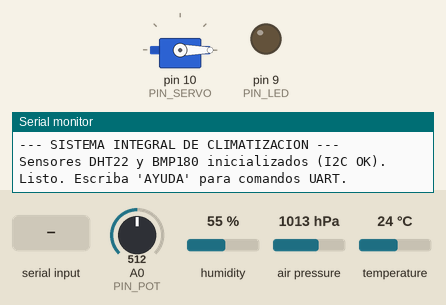
This program was run on a simulated Arduino Uno, built with avr-gcc and run on an emulated ATmega328P. On the bench: servo, output pins drawn as LEDs (lit = HIGH), the last lines printed to the serial monitor. The inputs (shaded band) are chosen by the test bench; at power-on: temperature 24 °C, A0 (PIN_POT) = 512, humidity 55 %, air pressure 1013 hPa.

Above: at 1.2 s.
1.3 s: "ABRIR\n" received over Serial
At 1.9 s:
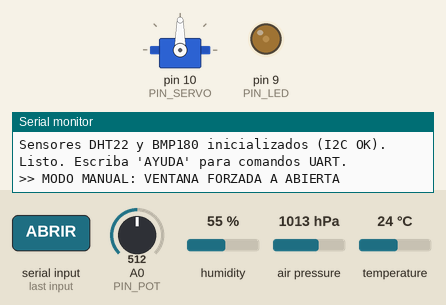
2.8 s: "CERRAR\n" received over Serial
At 3.1 s:
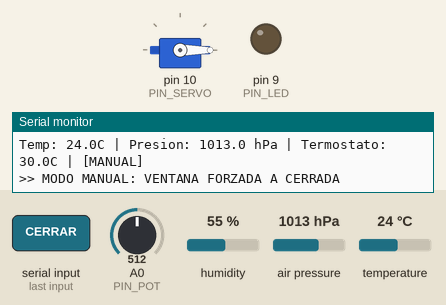
4.3 s: "AUTO\n" received over Serial
7.5 s: temperature set to 29.3 °C
9.2 s: temperature set to 30.7 °C
At 11.1 s:
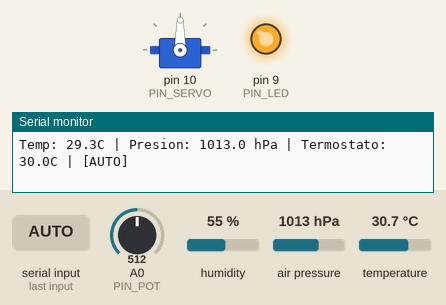
11.5 s: temperature set to 12 °C
At 12.8 s:
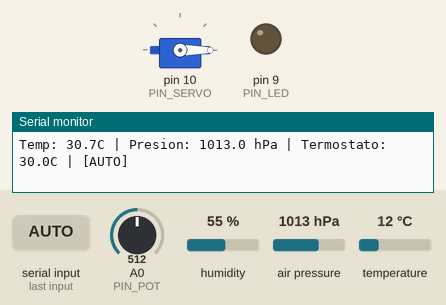
Timing chart, 0 to 14.5 s (numbered marks = the images above; inputs shaded):
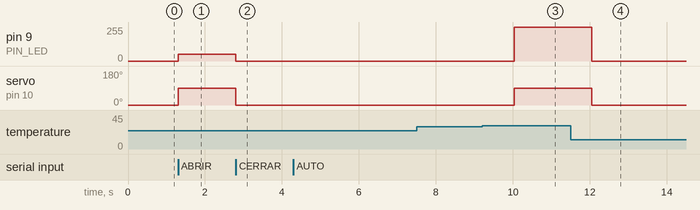

The program:

main.cpp
```cpp
#include <Wire.h>
#include <Adafruit_BMP280.h>
#include <DHT.h>
#include <Servo.h>
#include <Arduino.h>

#define DHTPIN 2
#define DHTTYPE DHT22
DHT dht(DHTPIN, DHTTYPE);

Adafruit_BMP280 bmp;
Servo servoVentilacion;

const int PIN_LED = 9;
const int PIN_SERVO = 10;
const int PIN_POT = A0;

unsigned long ultimoReporte = 0;
bool modoManual = false;
bool estadoManualAbierto = false;

void setup() {
    Serial.begin(115200);
    pinMode(PIN_LED, OUTPUT);

    servoVentilacion.attach(PIN_SERVO);
    servoVentilacion.write(0);

    Serial.println("\n--- SISTEMA INTEGRAL DE CLIMATIZACION ---");
    dht.begin();

    // Inicializamos el sensor I2C (Lab 06)
    if (!bmp.begin()) {
        Serial.println("Ojo: BMP180 no detectado, revisa cables I2C.");
    } else {
        Serial.println("Sensores DHT22 y BMP180 inicializados (I2C OK).");
    }

    Serial.println("Listo. Escriba 'AYUDA' para comandos UART.");
}

void loop() {
    // 1. LECTURA DE SENSORES
    float tempActual = dht.readTemperature();
    float presionActual = bmp.readPressure() / 100.0; // Convertir Pa a hPa

    if (isnan(tempActual)) tempActual = 40.0; // Valor de rescate

    int valorADC = analogRead(PIN_POT);
    float tempUmbral = map(valorADC, 0, 1023, 20, 40); // Termostato 20-40°C

    // 2. LÓGICA DE CONTROL (PWM y SERVO)
    if (!modoManual) {
        if (tempActual >= tempUmbral) {
            servoVentilacion.write(90); // Abre ventilación
            analogWrite(PIN_LED, 255);  // Alarma activada
        } else {
            servoVentilacion.write(0);  // Cierra ventilación
            analogWrite(PIN_LED, 0);
        }
    } else {
        if (estadoManualAbierto) {
            servoVentilacion.write(90);
            analogWrite(PIN_LED, 50); // Brillo medio para modo manual
        } else {
            servoVentilacion.write(0);
            analogWrite(PIN_LED, 0);
        }
    }

    // 3. COMUNICACIÓN UART (ESCUCHA)
    if (Serial.available()) {
        String comando = Serial.readStringUntil('\n');
        comando.trim();
        comando.toUpperCase();

        if (comando == "ABRIR") {
            modoManual = true; estadoManualAbierto = true;
            Serial.println(">> MODO MANUAL: VENTANA FORZADA A ABIERTA");
        } else if (comando == "CERRAR") {
            modoManual = true; estadoManualAbierto = false;
            Serial.println(">> MODO MANUAL: VENTANA FORZADA A CERRADA");
        } else if (comando == "AUTO") {
            modoManual = false;
            Serial.println(">> SISTEMA EN MODO AUTOMATICO");
        } else if (comando == "AYUDA") {
            Serial.println("\n--- MENU ---");
            Serial.println("ABRIR, CERRAR, AUTO");
        }
    }

    // 4. TELEMETRÍA UART
    if (millis() - ultimoReporte > 2000) {
        ultimoReporte = millis();
        Serial.print("Temp: "); Serial.print(tempActual, 1);
        Serial.print("C | Presion: "); Serial.print(presionActual, 1);
        Serial.print(" hPa | Termostato: "); Serial.print(tempUmbral, 1);
        Serial.println(modoManual ? "C | [MANUAL]" : "C | [AUTO]");
    }
}
```

Measured:
- the behaviour switches between 29.9 and 30 °C on temperature (found by bisection; images 2 and 3)
- after the input at 1.3 s, pin 9 (PIN_LED): 0/255 → 50/255 at once; servo on pin 10 (PIN_SERVO): 0° → 90° at once
- after the input at 2.8 s, pin 9 (PIN_LED): 50/255 → 0/255 at once; servo on pin 10 (PIN_SERVO): 90° → 0° at once
- after the input at 9.2 s, pin 9 (PIN_LED): 0/255 → 255/255 after 0.84 s; servo on pin 10 (PIN_SERVO): 0° → 90° after 0.84 s
- after the input at 11.5 s, pin 9 (PIN_LED): 255/255 → 0/255 after 0.55 s; servo on pin 10 (PIN_SERVO): 90° → 0° after 0.55 s
